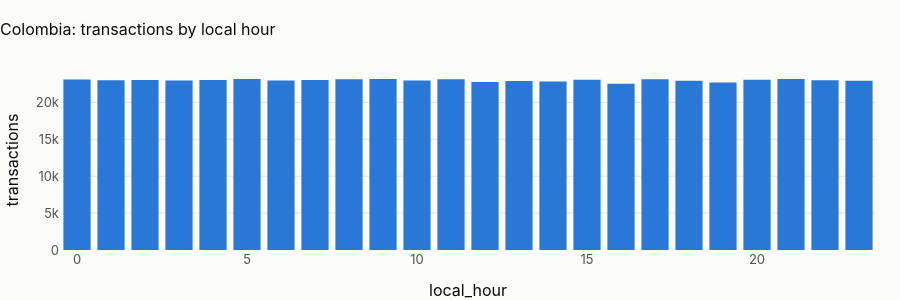

This figure's notebook cell:
### Markdown cell above
## 2 · Time of day, in local time

### Code cell
hours = pl.q(
    "select local_hour_customer as local_hour, count(*) as transactions from main.tx_local group by 1 order by 1"
)
fig = px.bar(
    hours, x="local_hour", y="transactions", title=f"{CTRY.title}: transactions by local hour"
)
fig.update_layout(height=300)
fig.show()
cv = hours.transactions.std() / hours.transactions.mean()
display(
    Markdown(
        f"**Hour-of-day coefficient of variation: {cv:.3f}.** "
        + (
            "Local time shifts the uniform UTC profile by the offset and leaves it uniform: there is no daily cycle to "
            "model, in any time zone. Time-of-day features stay in the design and carry no signal here."
            if cv < 0.05
            else "There is a daily cycle in local time: time-of-day features can carry signal."
        )
    )
)

### Figure 1 — Plotly figure (JSON) as saved in the notebook; plotly's stock layout.template omitted (floating-point values rounded to 4 significant figures)
{"data": [{"hovertemplate": "local_hour=%{x}<br>transactions=%{y}<extra></extra>", "legendgroup": "", "marker": {"color": "#2a78d6", "pattern": {"shape": ""}}, "name": "", "orientation": "v", "showlegend": false, "textposition": "auto", "type": "bar", "x": [0, 1, 2, 3, 4, 5, 6, 7, 8, 9, 10, 11, 12, 13, 14, 15, 16, 17, 18, 19, 20, 21, 22, 23], "xaxis": "x", "y": [23117, 22997, 23036, 22980, 23043, 23174, 22981, 23049, 23160, 23174, 22963, 23130, 22774, 22895, 22830, 23087, 22520, 23157, 22934, 22710, 23092, 23178, 23025, 22947], "yaxis": "y"}], "layout": {"barmode": "relative", "height": 300, "legend": {"tracegroupgap": 0}, "title": {"text": "Colombia: transactions by local hour"}, "xaxis": {"anchor": "y", "domain": [0.0, 1.0], "title": {"text": "local_hour"}}, "yaxis": {"anchor": "x", "domain": [0.0, 1.0], "title": {"text": "transactions"}}}}
